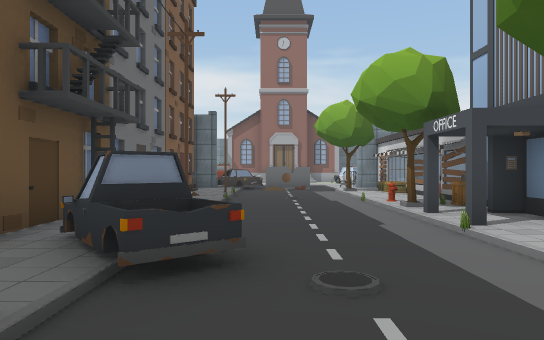
view 1 (above)

24 first-person views from a walk through a scene from a Unity 3-D project. The camera is 1.3 m above the floor, looks level and sees 70° across. The floor is counted in squares, 2 m on a side. Each view is taken from the middle of a square. On the plan, view 1 faces up. The plan holds only what a view shows up to about 11 squares ahead; the rest is blank. The place goes on beyond the plan. The player is left out. Some animated figures are left out. Some surface patterns are stand-ins.

view 2
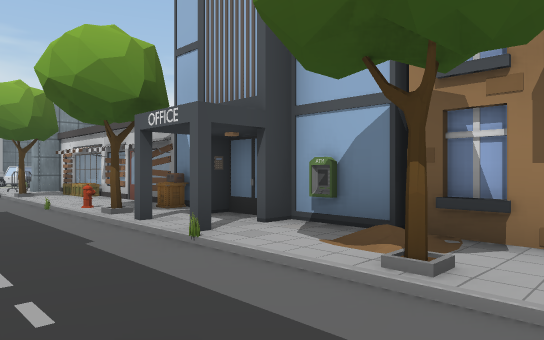

view 3
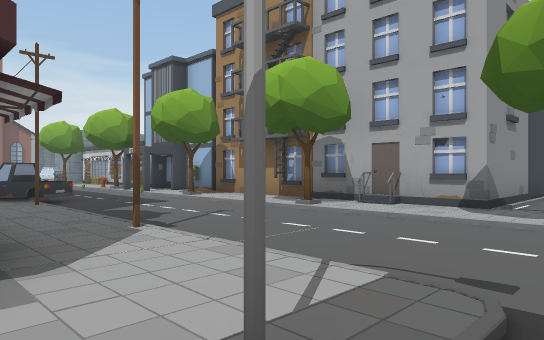

view 4
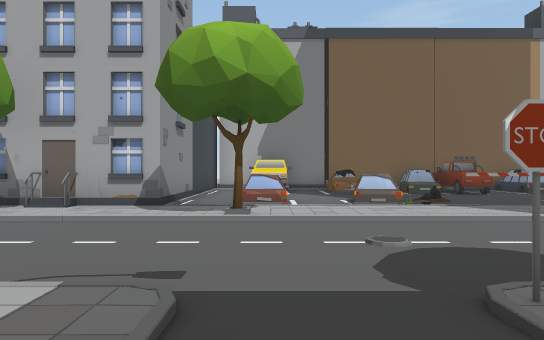

view 5
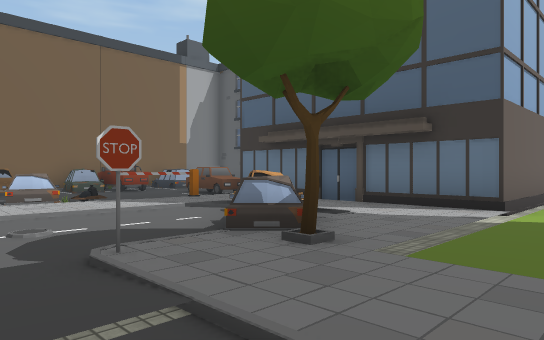

view 6
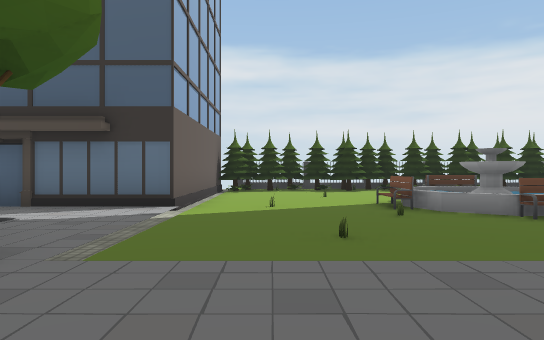

view 7
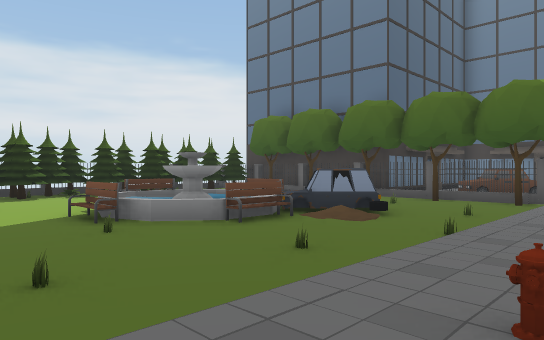

view 8
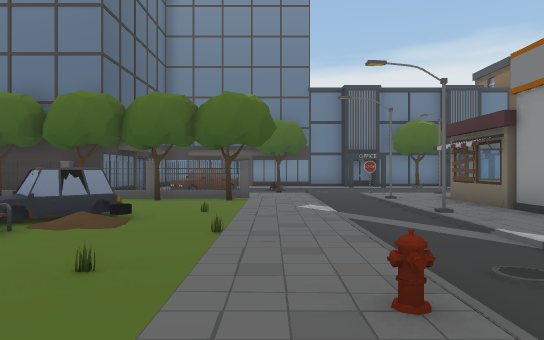

view 9
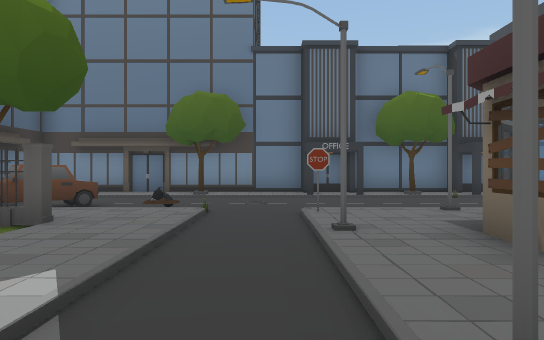

view 10
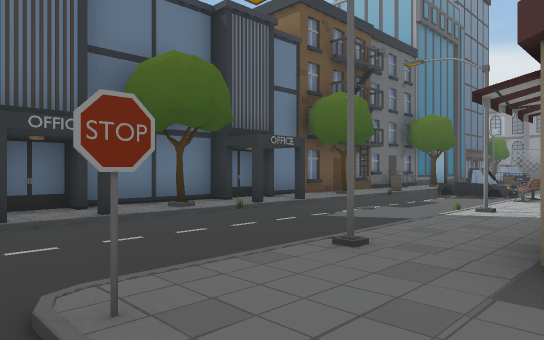

view 11
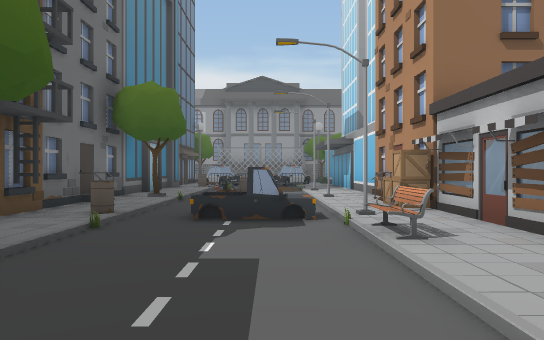

view 12
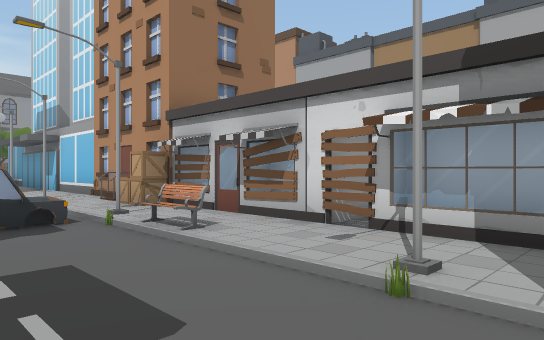

view 13
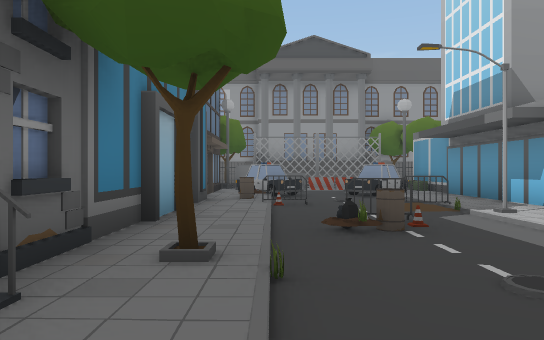

view 14
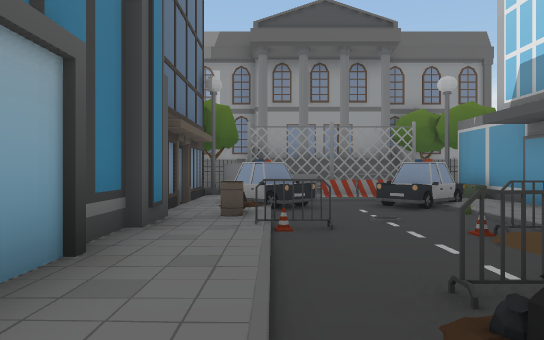

view 15
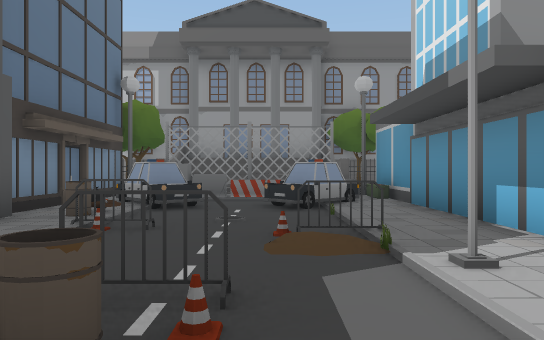

view 16
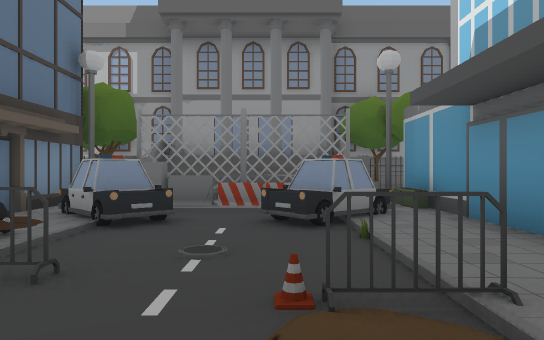

view 17
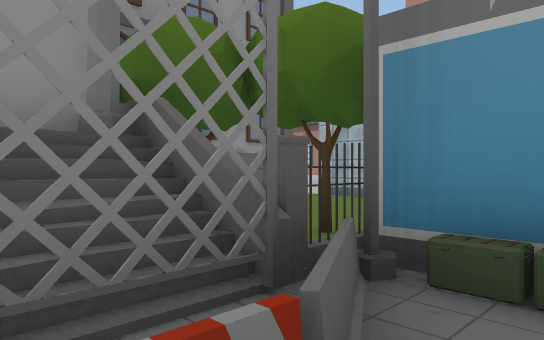

view 18
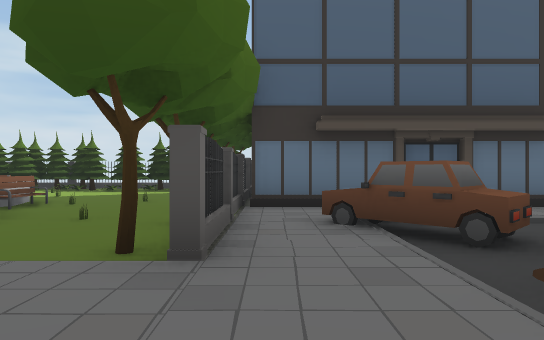

view 19
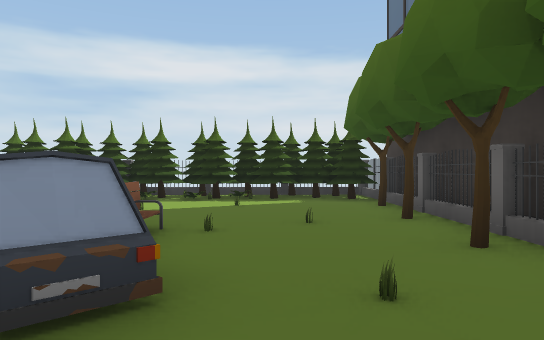

view 20
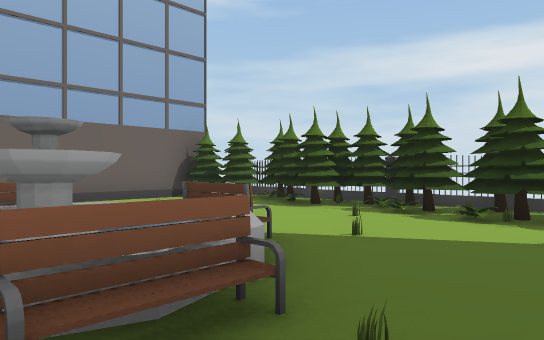

view 21
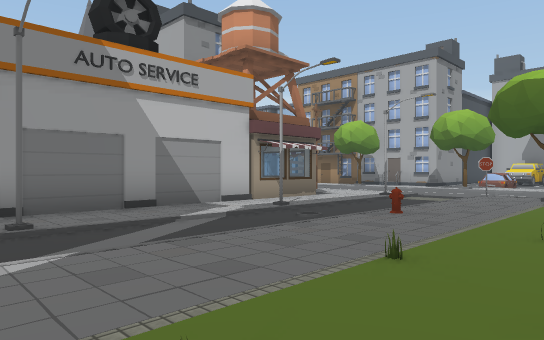

view 22
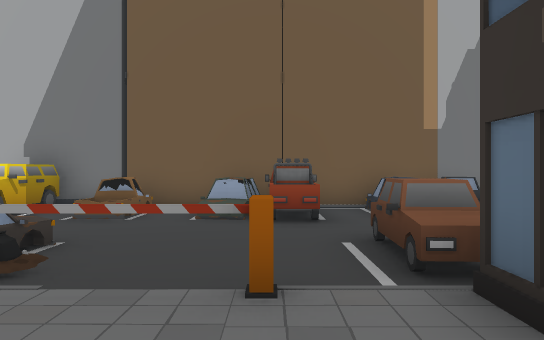

view 23
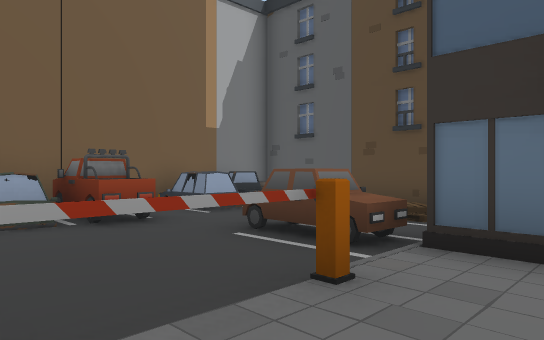

view 24
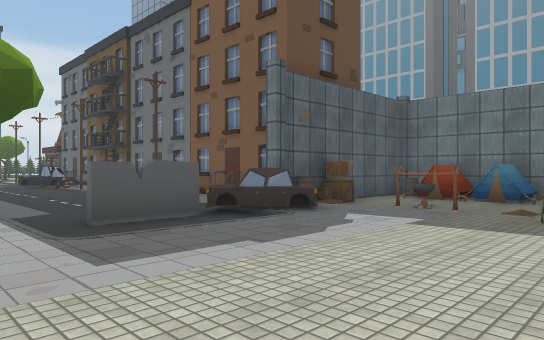

### Floor plan
Key: @ floor where view 1 was taken; # wall or solid block; . main floor; : floor 0.25 m higher than the main floor; + floor 0.5 m higher than the main floor; * floor 0.75 m higher than the main floor; / step, stairs or slope; T tree; B box; H house; C car; S sign; E bench; F fountain; N fence; A barrel; U building; R barrier; G tent; O other object.
Columns run from 21 left of view 1 to 10 right of it. Each row starts with its distance up from view 1.
 23              .#
 22             ..
 21 ##     ### ...
 20  O     #T....
 19   ######.T.
 18  TN  **NN            .. .
 17  #ONN#NOU       ..O.....
 16  #CC//CB#     #G.O.//////
 15  #CC.CC.#     #G.O....../
 14  #./..O.#     #A..OCC../O
 13  U.A../.#     ###BB#C #/##
 12  #.R./R.#         #./ .O.H
 11  #././O.#         #./..TBH
 10  #./R.#.#         H.#../BH#
  9  #O/A./.#         H /../.H
  8  #T/O.#.H           O..OBH
  7  #.O.//##           /..OOH
  6  #H/. /B          # #.OTO#
  5  H./. /BH##       #H ..###
  4  #HACCO.H #       #.C..###
  3  #OO..E.H #       H.CC.O.H
  2  #T/../.###       H./..T.#
  1  #./../.H #        ./../.#
  0  ###..#.H #        ./@./H#
 -1  ###../.          H./..O.#
 -2  #OO../.H         H.#..TH#
 -3  #T...#.H         H./../.##
 -4  ###../..HH#####HH../../.H####
 -5  ###..S.#..........#/..O......
 -6  #./...................T.CC.CCC#
 -7  #O/..O////////O///:S../.......#
 -8  #T/.//............O/../.CC..CC#
 -9  #./../.T..O.OO....TC../.+.....#
-10  #./.CC.N.../...O...CC//.....CH#
-11  # .....TO.CCE.O....../.O...CCH#
-12  H /H ..T..OCFF......H..#CC....#
-13        #N..EFFFE.O.#  #  .C..CC#
-14        #N.O.FEF....#         CC#
-15        #T...O...O..#         CO#
-16        #N..O.......#           #
-17        #T..O.O.....#
-18         NTTTOOOOOT #
-19         NNNNNNTNNNN

Where each view was taken, in squares from view 1:
view 1: 0 up, 0 right, facing up
view 2: 1 up, 0 right, facing up-right
view 3: 6 down, 3 left, facing up-right
view 4: 6 down, 3 left, facing right
view 5: 6 down, 4 left, facing down-right
view 6: 6 down, 4 left, facing down
view 7: 7 down, 4 left, facing down-left
view 8: 8 down, 4 left, facing left
view 9: 6 down, 9 left, facing left
view 10: 6 down, 13 left, facing up-left
view 11: 1 down, 16 left, facing up
view 12: 1 down, 17 left, facing up-right
view 13: 5 up, 18 left, facing up
view 14: 8 up, 18 left, facing up
view 15: 8 up, 16 left, facing up
view 16: 10 up, 16 left, facing up
view 17: 16 up, 16 left, facing up-right
view 18: 6 down, 14 left, facing down
view 19: 9 down, 11 left, facing down
view 20: 12 down, 11 left, facing down-right
view 21: 10 down, 11 left, facing up-right
view 22: 11 down, 1 right, facing right
view 23: 9 down, 2 right, facing down-right
view 24: 18 up, 3 right, facing down-left
